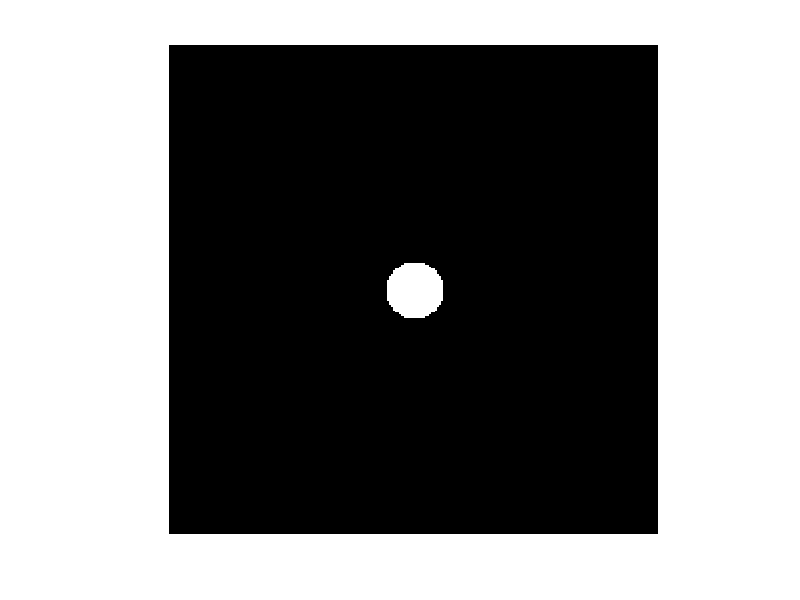
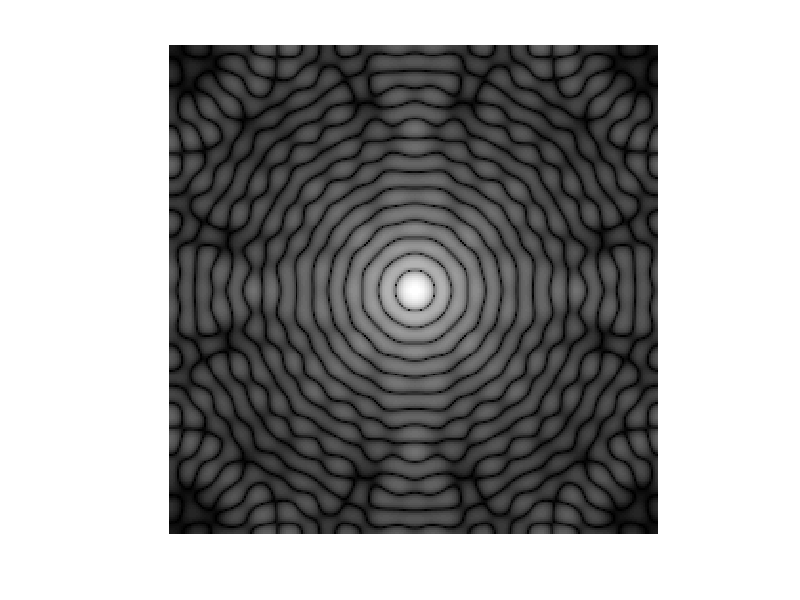

These charts were generated, in order, by the following MATLAB code:
[x,y] = meshgrid(-128:127,-128:127);
z = sqrt(x.^2+y.^2);
c = (z<15);
imshow(c)
af = fftshift(fft2(c));
f1 = log(1+abs(af));
F = max(f1(:));
figure;
imshow(f1/F);